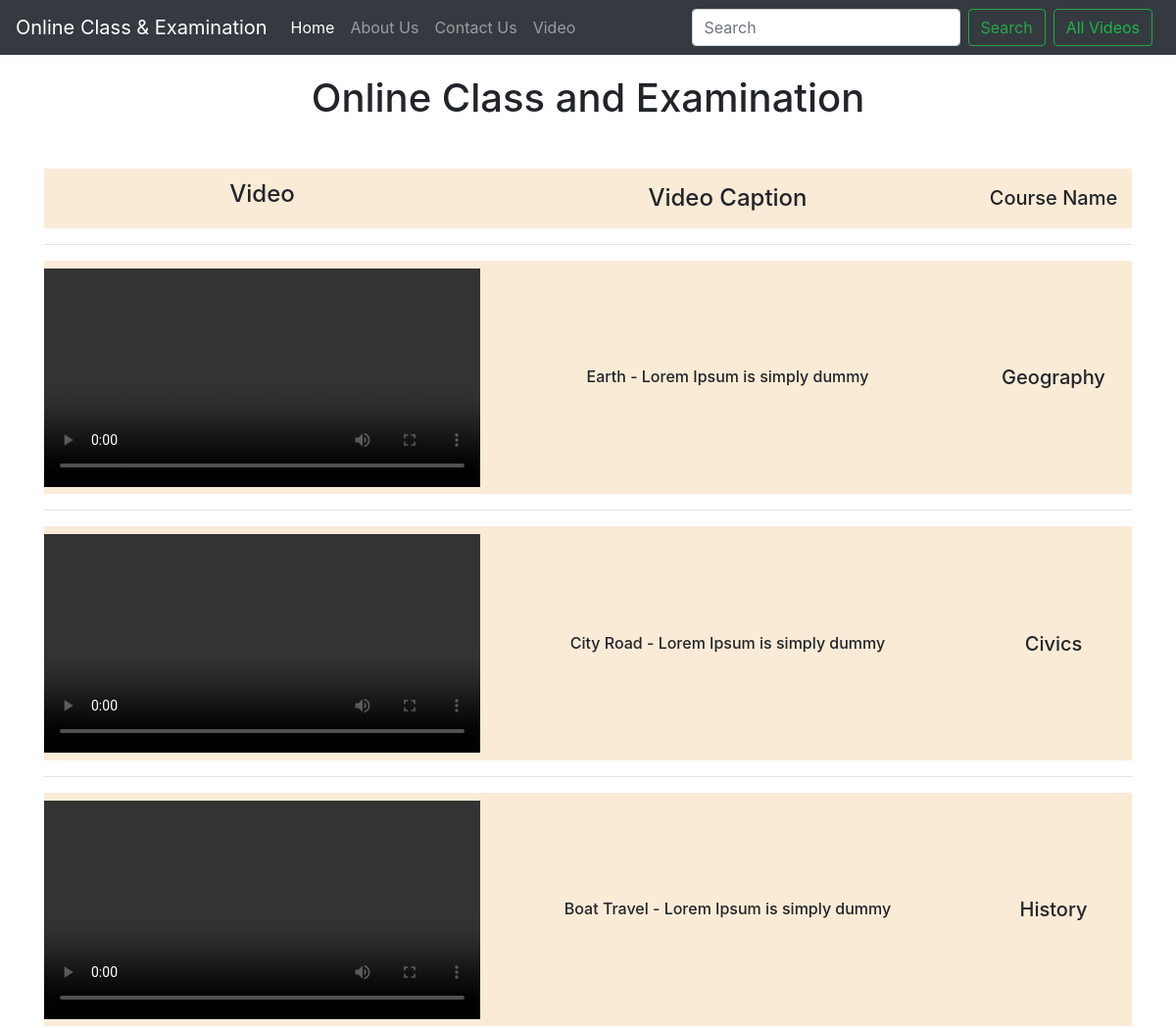
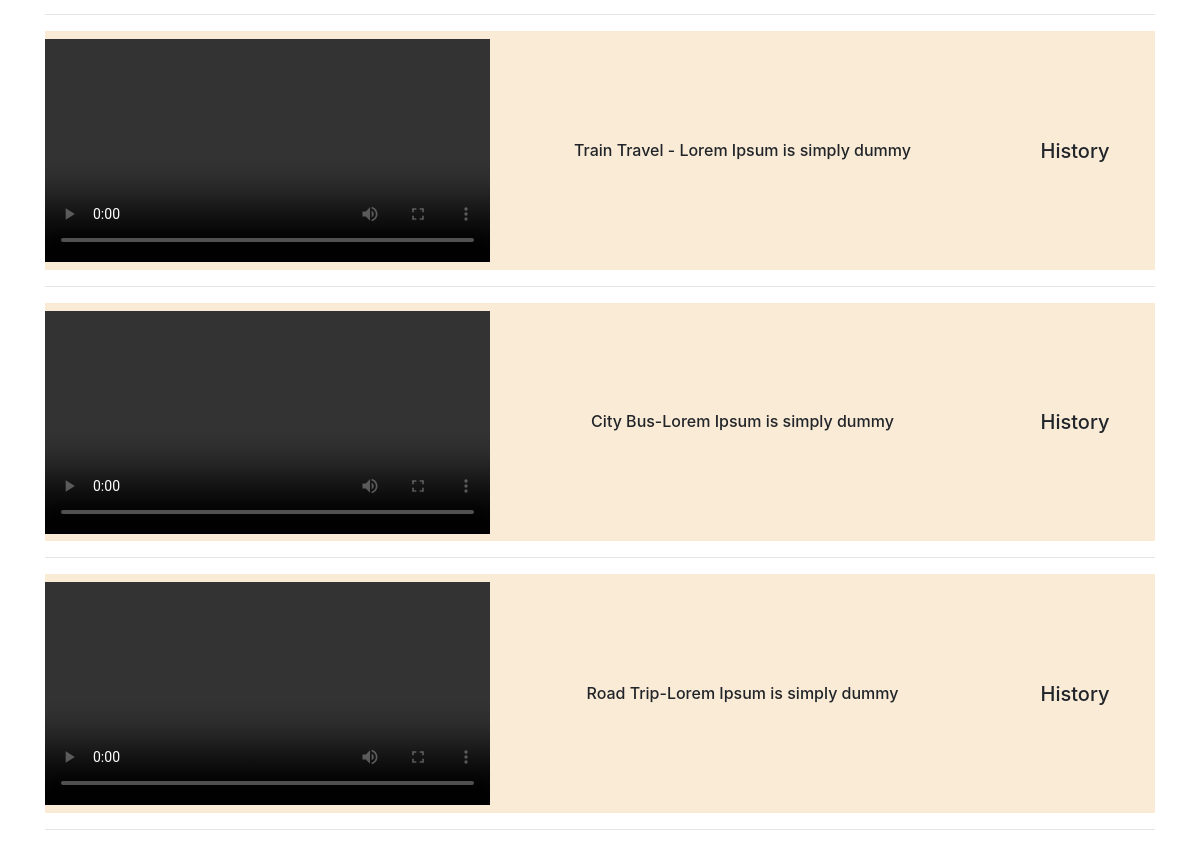
Page /recordings/showvideo/ on the committed database (2 pictures, top to bottom).
### recordings/models.py (models this page shows, shortened)
class Video(models.Model):
    videoId = models.AutoField(primary_key=True)
    caption=models.CharField(max_length=200)
    courseName = models.CharField(max_length=200, default="")
    teacherId =models.IntegerField(default=0)
    video=models.FileField(upload_to="video/%y")

### recordings/views.py (the view)
# urls.py: path('showvideo/', views.showVideo, name='showVideo')
def showVideo(request):
    if 'q' in request.GET:
        q=request.GET['q']
        multiple_q =Q(Q(caption__icontains=q)|Q(courseName__icontains=q))
        allVideo = Video.objects.filter(multiple_q)
    else:
        allVideo=Video.objects.all()
    form=videoForm()
    return render(request,'recordings/showVideo.html',{"form":form,"all":allVideo})

### recordings/forms.py
class videoForm(forms.ModelForm):
    class Meta:
        model=Video
        fields=("caption","courseName","teacherId","video")

### recordings/templates/recordings/showVideo.html (shortened to what this page needs)
{% extends 'recordings/base.html' %}
{% block search %}
<form class="form-inline my-2 my-lg-0">
        <input class="form-control mr-sm-2" type="search" name="q" placeholder="Search" aria-label="Search">
        <button class="btn btn-outline-success my-2 my-sm-0"  type="submit">Search</button>
      </form>
        <button class="btn btn-outline-success m-2  my-sm-0" name="all" ><a href="./" style="color: rgb(30, 182, 68);
            text-decoration: none;">All Videos</a> </button>
{% endblock  %}
{% block body %}
<div class="container my-5">
    <div class="my-6" style="background-color: antiquewhite;">
        <div class="row justify-content-center align-items-center">
            <div class="col-md-5 my-2 ">
                <h4 class="text-center">Video</h4>
            </div>
            <div class="col-md-5 my-2">
                <h4 class="text-center mt-2 mb-2 text-align: justify;">Video Caption</h4>
            </div>
            <div class="col-md-2 my-2">
                <h5 class="text-center mt-2 mb-2 text-align: justify;">Course Name</h5>
            </div>
        </div>
    </div>
    <hr>
    {% for x in all %}
    <div class="my-6" style="background-color: antiquewhite;">
        <div class="row justify-content-center align-items-center">
            <div class="col-md-5 my-2">
                <video class="embed-responsive embed-responsive-16by9" controls="controls">
                    <source src="{{x.video.url}}" type="video/mp4" />
                </video>
            </div>
            <div class="col-md-5 my-2">
                <h6 class="text-center mt-2 mb-2 text-align: justify;">{{x.caption}}</h6>
            </div>
            <div class="col-md-2 my-2">
                <h5 class="text-center mt-2 mb-2 text-align: justify;">{{x.courseName}}</h5>
            </div>
        </div>
    </div>
    <hr>
    {% endfor %}
</div>
{% endblock %}

### recordings/templates/recordings/base.html (shortened to what this page needs)
<!doctype html>
<html lang="en">
<head>
  <link rel="stylesheet" href="https://stackpath.bootstrapcdn.com/bootstrap/4.2.1/css/bootstrap.min.css"
>
</head>
<body>
  <nav class="navbar navbar-expand-lg navbar-dark bg-dark">
    <a class="navbar-brand" href="/">Online Class & Examination</a>
    <div class="collapse navbar-collapse" id="navbarSupportedContent">
      <ul class="navbar-nav mr-auto">
        <li class="nav-item active">
          <a class="nav-link" href="/recordings/">Home <span class="sr-only">(current)</span></a>
        </li>
        <li class="nav-item">
          <a class="nav-link" href="/">About Us</a>
        </li>
        <li class="nav-item">
          <a class="nav-link" href="/">Contact Us</a>
        </li>
        <li class="nav-item">
          <a class="nav-link" href="/recordings/showvideo">Video</a>
        </li>
      </ul>
      {% block search %} {% endblock %}
    </div>
  </nav>
  <h1 align="center" style="margin: 20px;">Online Class and Examination</h1>
  {% block body %} {% endblock %}
</body>
</html>

### rows in the picture
Video: caption "Earth - Lorem Ipsum is simply dummy", courseName "Geography"
Video: caption "City Road - Lorem Ipsum is simply dummy", courseName "Civics"
Video: caption "Boat Travel - Lorem Ipsum is simply dummy", courseName "History"
Video: caption "Train Travel - Lorem Ipsum is simply dummy", courseName "History"
Video: caption "City Bus-Lorem Ipsum is simply dummy", courseName "History"
Video: caption "Road Trip-Lorem Ipsum is simply dummy", courseName "History"
